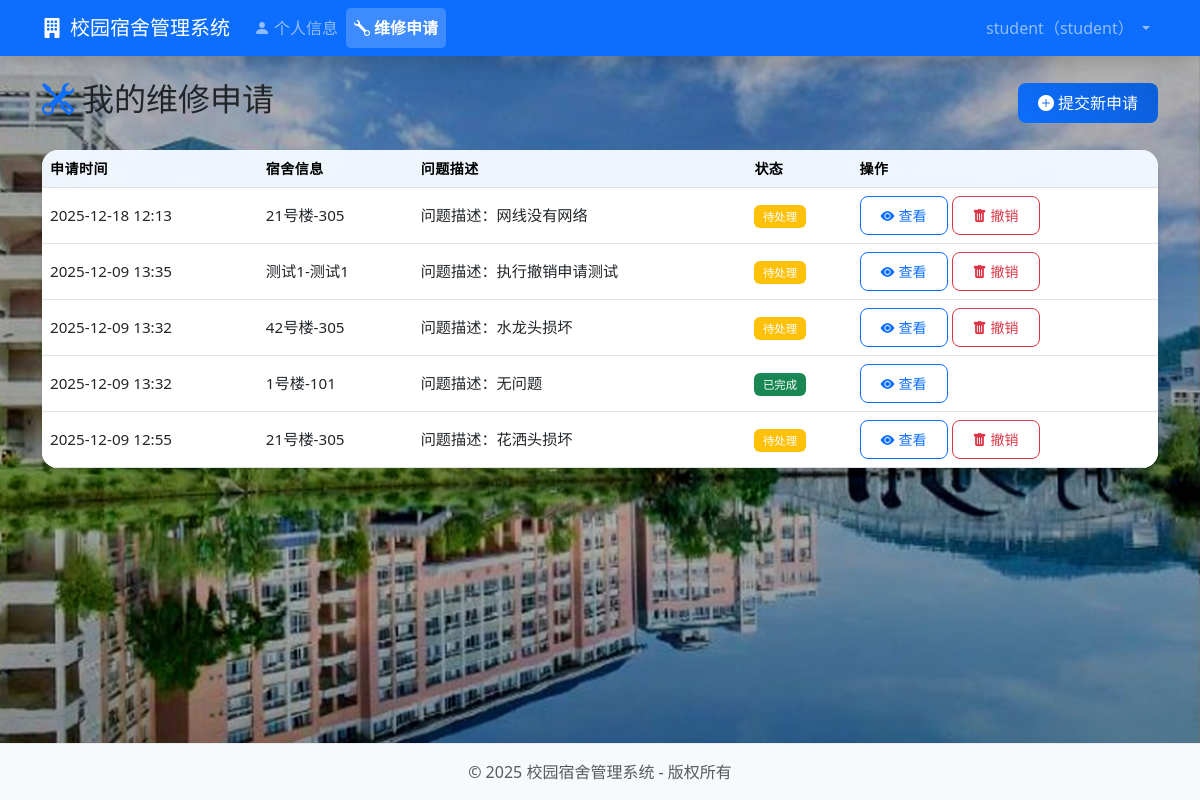
The app's page /student/repairs (signed in) with its own data.
### app.py (models this page shows)
class Repair(db.Model):
    id = db.Column(db.Integer, primary_key=True)
    dormitory_id = db.Column(db.Integer, db.ForeignKey('dormitory.id'), nullable=False)
    user_id = db.Column(db.Integer, db.ForeignKey('user.id'), nullable=False)  # 申请人
    description = db.Column(db.Text, nullable=False)  # 问题描述
    status = db.Column(db.String(20), nullable=False, default='待处理')  # 状态
    create_time = db.Column(db.DateTime, default=datetime.now)  # 申请时间
    handle_time = db.Column(db.DateTime, nullable=True)  # 处理时间
    handler_id = db.Column(db.Integer, db.ForeignKey('staff.id'), nullable=True)  # 处理人
    image_url = db.Column(db.String(200), nullable=True)  # 图片路径
    dormitory = db.relationship('Dormitory', backref='repairs', lazy=True)
    user = db.relationship('User', foreign_keys=[user_id], backref='repairs')

class Dormitory(db.Model):
    id = db.Column(db.Integer, primary_key=True)
    building = db.Column(db.String(20), nullable=False)  # 楼栋（如1号楼）
    number = db.Column(db.String(20), nullable=False)  # 宿舍号（如101）
    type = db.Column(db.String(20), nullable=False)  # 类型（4人间/6人间）
    capacity = db.Column(db.Integer, nullable=False)  # 容量
    status = db.Column(db.String(20), nullable=False, default='良好')  # 状态
    students = db.relationship('Student', backref='dormitory', lazy=True)

### app.py (the view)
@app.route('/student/repairs')
@login_required
@role_required('student')
def student_repairs():
    student = Student.query.filter_by(user_id=session['user_id']).first()
    repairs = Repair.query.filter_by(user_id=session['user_id'])\
                         .join(Dormitory)\
                         .order_by(Repair.create_time.desc()).all()
    return render_template('student/repairs.html', repairs=repairs, student=student)

### app.py (called while the page is built)
def login_required(f):
    @wraps(f)
    def decorated_function(*args, **kwargs):
        if 'user_id' not in session:
            flash('请先登录！', 'danger')
            return redirect(url_for('login'))
        return f(*args, **kwargs)
    return decorated_function

def role_required(role):
    def decorator(f):
        @wraps(f)
        def decorated_function(*args, **kwargs):
            if 'user_id' not in session:
                flash('请先登录！', 'danger')
                return redirect(url_for('login'))
            if session.get('role') != role:
                flash('权限不足！', 'danger')
                return redirect(url_for('index'))
            return f(*args, **kwargs)
        return decorated_function
    return decorator

### templates/student/repairs.html (shortened to what this page needs)
{% extends "base.html" %}
{% block content %}
<div class="d-flex justify-content-between align-items-center mb-4">
    <h2><i class="bi bi-tools me-2 text-primary"></i>我的维修申请</h2>
    <a href="{{ url_for('repair_apply') }}" class="btn btn-primary">
        <i class="bi bi-plus-circle-fill me-1"></i>提交新申请
    </a>
</div>
{% if repairs %}
<div class="card shadow-sm rounded-4 overflow-hidden border-light">
    <div class="card-body p-0">
        <div class="table-responsive">
            <table class="table table-hover align-middle mb-0">
                <thead class="table-light">
                    <tr>
                        <th>申请时间</th>
                        <th>宿舍信息</th>
                        <th>问题描述</th>
                        <th>状态</th>
                        <th>操作</th>
                    </tr>
                </thead>
                <tbody>
                    {% for repair in repairs %}
                    <tr>
                        <td>{{ repair.create_time.strftime('%Y-%m-%d %H:%M') }}</td>
                        <td>{{ repair.dormitory.building }}-{{ repair.dormitory.number }}</td>
                        <td>
                            {% set desc_lines = repair.description.split('\n') %}
                            {{ desc_lines[4] if desc_lines|length > 4 else repair.description[:50] + '...' }}
                        </td>
                        <td>
                            {% if repair.status == '待处理' %}
                                <span class="badge bg-warning">待处理</span>
                            {% elif repair.status == '处理中' %}
                                <span class="badge bg-info">处理中</span>
                            {% elif repair.status == '已完成' %}
                                <span class="badge bg-success">已完成</span>
                            {% else %}
                                <span class="badge bg-secondary">{{ repair.status }}</span>
                            {% endif %}
                        </td>
                        <td>
                            <button class="btn btn-sm btn-outline-primary" data-bs-toggle="modal" data-bs-target="#repairDetailModal{{ repair.id }}">
                                <i class="bi bi-eye-fill me-1"></i>查看
                            </button>
                            {% if repair.status == '待处理' %}
                            <form method="POST" action="{{ url_for('cancel_repair', repair_id=repair.id) }}" class="d-inline" onsubmit="return confirm('确定要撤销此申请吗？')">
                                <button type="submit" class="btn btn-sm btn-outline-danger">
                                    <i class="bi bi-trash-fill me-1"></i>撤销
                                </button>
                            </form>
                            {% endif %}
                        </td>
                    </tr>
                    {% endfor %}
                </tbody>
            </table>
        </div>
    </div>
</div>
{% endif %}
{% endblock %}

### templates/base.html (shortened to what this page needs)
<!DOCTYPE html>
<html lang="zh-CN">
<head>
    <link href="https://cdn.jsdelivr.net/npm/bootstrap@5.3.0/dist/css/bootstrap.min.css" rel="stylesheet">
    <link rel="stylesheet" href="https://cdn.jsdelivr.net/npm/bootstrap-icons@1.10.5/font/bootstrap-icons.css">
    <link rel="stylesheet" href="{{ url_for('static', filename='css/custom.css') }}">
</head>
<body class="d-flex flex-column min-vh-100 site-background">
    {% if 'user_id' in session %}
    <nav class="navbar navbar-expand-lg navbar-dark bg-primary shadow">
        <div class="container">
            <a class="navbar-brand" href="{{ url_for('index') }}">
                <i class="bi bi-building-fill me-2"></i>校园宿舍管理系统
            </a>
            <div class="collapse navbar-collapse" id="navbarNav">
                <ul class="navbar-nav me-auto">
                    {% if session.role == 'admin' %}
                    <li class="nav-item">
                        <a class="nav-link {% if request.endpoint == 'admin_dashboard' %}active{% endif %}" href="{{ url_for('admin_dashboard') }}">
                            <i class="bi bi-speedometer2 me-1"></i>仪表盘
                        </a>
                    </li>
                    <li class="nav-item">
                        <a class="nav-link {% if request.endpoint == 'admin_dormitories' %}active{% endif %}" href="{{ url_for('admin_dormitories') }}">
                            <i class="bi bi-door-open-fill me-1"></i>宿舍管理
                        </a>
                    </li>
                    <li class="nav-item">
                        <a class="nav-link {% if request.endpoint == 'admin_students' %}active{% endif %}" href="{{ url_for('admin_students') }}">
                            <i class="bi bi-people-fill me-1"></i>学生管理
                        </a>
                    </li>
                    <li class="nav-item">
                        <a class="nav-link {% if request.endpoint == 'admin_repairs' %}active{% endif %}" href="{{ url_for('admin_repairs') }}">
                            <i class="bi bi-wrench me-1"></i>维修管理
                        </a>
                    </li>
                    {% elif session.role == 'student' %}
                    <li class="nav-item">
                        <a class="nav-link {% if request.endpoint == 'student_profile' %}active{% endif %}" href="{{ url_for('student_profile') }}">
                            <i class="bi bi-person-fill me-1"></i>个人信息
                        </a>
                    </li>
                    <li class="nav-item">
                        <a class="nav-link {% if request.endpoint == 'student_repairs' %}active{% endif %}" href="{{ url_for('student_repairs') }}">
                            <i class="bi bi-wrench me-1"></i>维修申请
                        </a>
                    </li>
                    {% elif session.role == 'staff' %}
                    <li class="nav-item">
                        <a class="nav-link {% if request.endpoint == 'staff_repairs' %}active{% endif %}" href="{{ url_for('staff_repairs') }}">
                            <i class="bi bi-wrench me-1"></i>维修处理
                        </a>
                    </li>
                    {% endif %}
                </ul>
                <ul class="navbar-nav">
                    <li class="nav-item dropdown">
                        <a class="nav-link dropdown-toggle" href="#" role="button" data-bs-toggle="dropdown">
                            {{ session.name }}（{{ session.role }}）
                        </a>
                    </li>
                </ul>
            </div>
        </div>
    </nav>
    {% endif %}
    <div class="container mt-4 mb-5 flex-grow-1">
        {% block content %}{% endblock %}
    </div>
    <footer class="bg-light py-3 mt-auto">
        <div class="container text-center text-muted">
            <p class="mb-0">&copy; 2025 校园宿舍管理系统 - 版权所有</p>
        </div>
    </footer>
</body>
</html>

### static/css/custom.css (style rules this page uses)
body { font-family: 'Segoe UI', Tahoma, Geneva, Verdana, sans-serif; background-color: #f8f9fa; }
.site-background { position: relative; z-index: 1; background-color: transparent !important; }
.card { background-color: rgba(255, 255, 255, 0.9); backdrop-filter: blur(5px); border: none; border-radius: 1rem; box-shadow: 0 0.5rem 1rem rgba(0, 0, 0, 0.1); transition: all 0.3s ease; margin-bottom: 1.5rem; }
.card-body { padding: 1.5rem; }
.btn { border-radius: 0.5rem; transition: all 0.2s ease; font-weight: 500; padding: 0.5rem 1.25rem; }
.btn-primary { background: linear-gradient(45deg, #0d6efd, #0b5ed7); border: none; }
.table { font-size: 0.95rem; background-color: rgba(255, 255, 255, 0.8); border-radius: 0.5rem; }
.table th { font-weight: 600; background-color: rgba(0, 123, 255, 0.05); }
.nav-link.active { font-weight: 600; color: #fff !important; background-color: rgba(255, 255, 255, 0.2); border-radius: 0.3rem; }
footer { background-color: rgba(255, 255, 255, 0.8) !important; backdrop-filter: blur(5px); border-top: 1px solid rgba(0, 0, 0, 0.05); }

### templates/student/repairs.html (style rules this page uses)
.table th { font-weight: 600; text-transform: uppercase; font-size: 0.875rem; letter-spacing: 0.5px; }
.badge { padding: 0.5em 0.75em; font-weight: 500; border-radius: 0.375rem; }

### records on screen
Repair: create_time "2025-12-18 12:13", dormitory.building "21号楼", dormitory.number "305", desc_lines "问题描述：网线没有网络", status "待处理"
Repair: create_time "2025-12-09 13:35", dormitory.building "测试1", dormitory.number "测试1", desc_lines "问题描述：执行撤销申请测试", status "待处理"
Repair: create_time "2025-12-09 13:32", dormitory.building "42号楼", dormitory.number "305", desc_lines "问题描述：水龙头损坏", status "待处理"
Repair: create_time "2025-12-09 13:32", dormitory.building "1号楼", dormitory.number "101", desc_lines "问题描述：无问题", status "已完成"
Repair: create_time "2025-12-09 12:55", dormitory.building "21号楼", dormitory.number "305", desc_lines "问题描述：花洒头损坏", status "待处理"

### other values on screen
{{ session.name }} "student"
{{ session.role }} "student"
